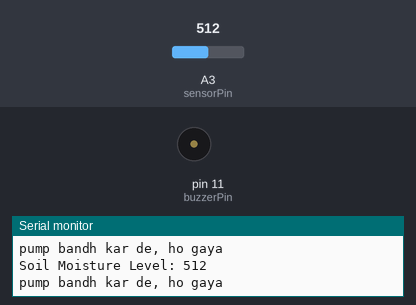
Bench run of a sketch on a simulated Arduino Uno, built with avr-gcc and run on an emulated ATmega328P. Shown: buzzer (waves = sounding), the last lines printed to the serial monitor. Inputs (shaded band) come from the test bench; at power-on: A3 (sensorPin) = 512.

Above: at 3.8 s.
3.9 s: A3 (sensorPin) set to 263
7.8 s: A3 (sensorPin) set to 235
At 10.4 s:
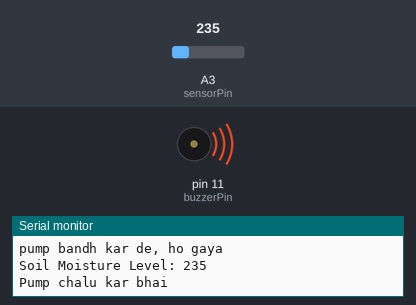
Timing chart, 0 to 11.9 s (numbered marks = the images above; inputs shaded):
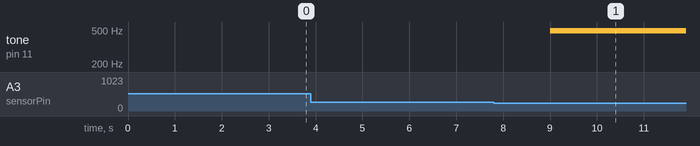

Measured:
- the behaviour switches between 250 and 249 on A3 (sensorPin) (found by bisection; images 0 and 1)
- after the input at 7.8 s, tone on pin 11 (buzzerPin): silent → 490 Hz after 1.2 s

The sketch:

soil_moisture1.ino
```cpp
#define sensorPin A3
#define buzzerPin 11
void setup()
{
 pinMode(buzzerPin, OUTPUT);
 Serial.begin(9600);
}

void loop()
{
  int moistureValue = analogRead(sensorPin);
      Serial.print("Soil Moisture Level: ");
      Serial.println(moistureValue);

  if (moistureValue < 250) {
        analogWrite(buzzerPin, 100);
        Serial.println("Pump chalu kar bhai");
    }
  else {
        analogWrite(buzzerPin, 0);
        Serial.println("pump bandh kar de, ho gaya");
    }
  delay(3000);
}
```
